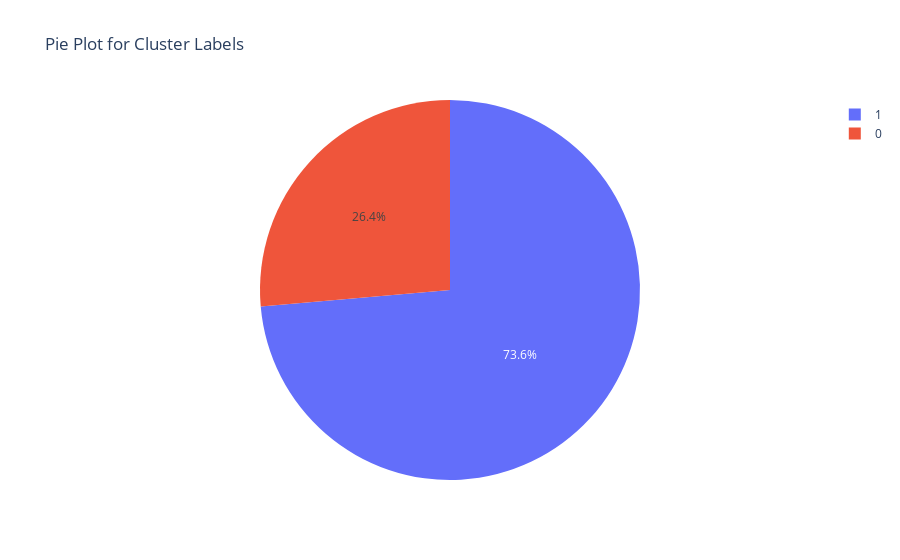

Notebook code cell kept with this figure:
### Code cell
labels_pie_plot(data_cluster)

### Figure 1 — Plotly figure (JSON) as saved in the notebook; plotly's stock layout.template omitted (floating-point values rounded to 4 significant figures)
{"data": [{"domain": {"x": [0, 1], "y": [0, 1]}, "hovertemplate": "Cluster Labels=%{label}<br>value=%{value}<extra></extra>", "labels": [1, 0], "legendgroup": "", "name": "", "showlegend": true, "type": "pie", "values": [544, 195]}], "layout": {"legend": {"tracegroupgap": 0}, "title": {"text": "Pie Plot for Cluster Labels"}}}
